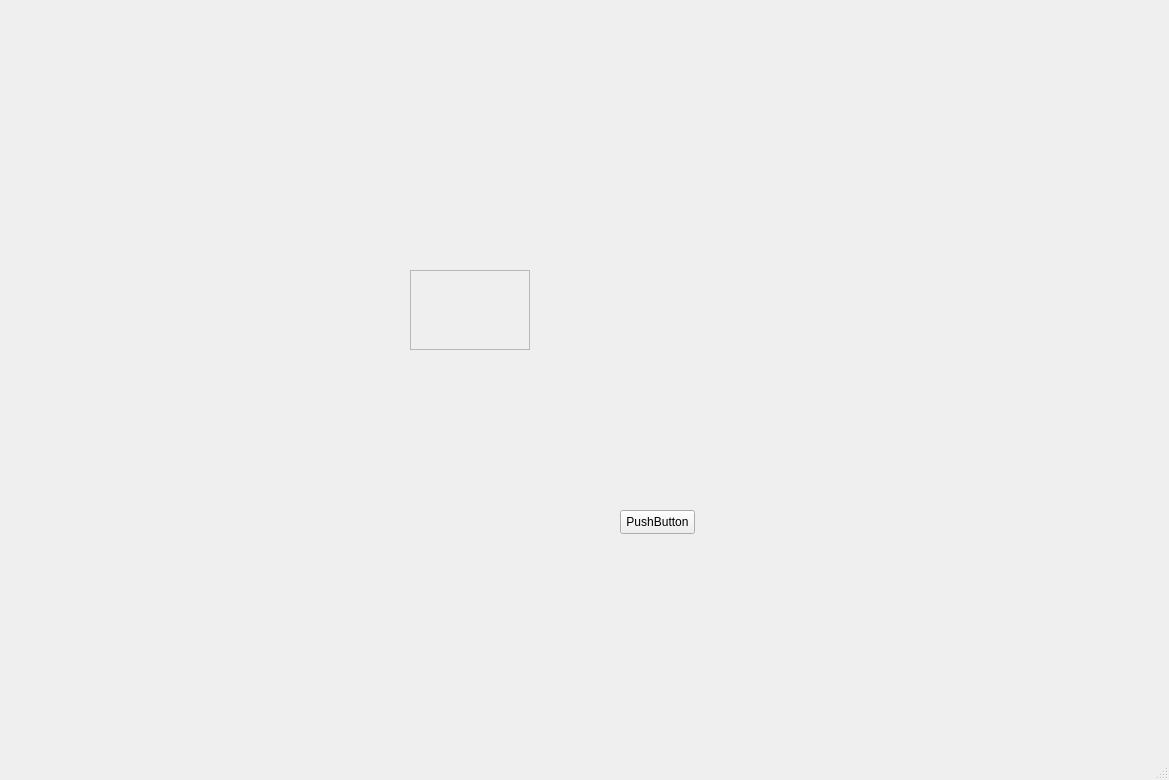
<?xml version="1.0" encoding="UTF-8"?>
<ui version="4.0">
 <class>MainWindowClass</class>
 <widget class="QMainWindow" name="MainWindowClass">
  <property name="geometry">
   <rect>
    <x>0</x>
    <y>0</y>
    <width>1169</width>
    <height>780</height>
   </rect>
  </property>
  <property name="windowTitle">
   <string>MainWindow</string>
  </property>
  <widget class="QWidget" name="centralWidget">
   <widget class="QPushButton" name="pushButton">
    <property name="geometry">
     <rect>
      <x>620</x>
      <y>510</y>
      <width>75</width>
      <height>24</height>
     </rect>
    </property>
    <property name="text">
     <string>PushButton</string>
    </property>
   </widget>
   <widget class="QFrame" name="frame">
    <property name="geometry">
     <rect>
      <x>410</x>
      <y>270</y>
      <width>120</width>
      <height>80</height>
     </rect>
    </property>
    <property name="frameShape">
     <enum>QFrame::StyledPanel</enum>
    </property>
    <property name="frameShadow">
     <enum>QFrame::Raised</enum>
    </property>
   </widget>
  </widget>
  <widget class="QStatusBar" name="statusBar"/>
 </widget>
 <layoutdefault spacing="6" margin="11"/>
 <resources>
  <include location="MainWindow.qrc"/>
 </resources>
 <connections/>
</ui>
